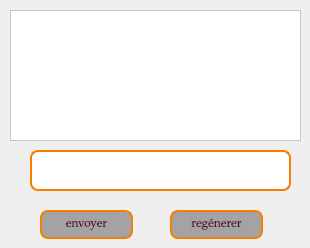
           <widget class="QWidget" name="tab_5">
            <attribute name="title">
             <string>assistant</string>
            </attribute>
            <widget class="QTextBrowser" name="textBrowser_chat">
             <property name="geometry">
              <rect>
               <x>10</x>
               <y>10</y>
               <width>291</width>
               <height>131</height>
              </rect>
             </property>
             <property name="styleSheet">
              <string notr="true">background-color: rgb(255, 255, 255);</string>
             </property>
            </widget>
            <widget class="QLineEdit" name="lineEdit_question">
             <property name="geometry">
              <rect>
               <x>30</x>
               <y>150</y>
               <width>261</width>
               <height>41</height>
              </rect>
             </property>
             <property name="styleSheet">
              <string notr="true">background-color:#ffffff;
color: rgb(86, 1, 38);
padding: 1px;
border-style: solid;
border: 2px solid #f77f00;
border-radius: 8px;
font-size: 12px;
font-family: Palatino Linotype;</string>
             </property>
            </widget>
            <widget class="QPushButton" name="pushButton_envoyer">
             <property name="geometry">
              <rect>
               <x>40</x>
               <y>210</y>
               <width>93</width>
               <height>29</height>
              </rect>
             </property>
             <property name="styleSheet">
              <string notr="true">background-color:#A3A3A3;
color: rgb(86, 1, 38);
padding: 1px;
border-style: solid;
border: 2px solid #f77f00;
border-radius: 8px;
font-size: 12px;
font-family: Palatino Linotype;</string>
             </property>
             <property name="text">
              <string>envoyer</string>
             </property>
            </widget>
            <widget class="QPushButton" name="pushButton_clear">
             <property name="geometry">
              <rect>
               <x>170</x>
               <y>210</y>
               <width>93</width>
               <height>29</height>
              </rect>
             </property>
             <property name="styleSheet">
              <string notr="true">background-color:#A3A3A3;
color: rgb(86, 1, 38);
padding: 1px;
border-style: solid;
border: 2px solid #f77f00;
border-radius: 8px;
font-size: 12px;
font-family: Palatino Linotype;</string>
             </property>
             <property name="text">
              <string>regénerer</string>
             </property>
            </widget>
           </widget>
